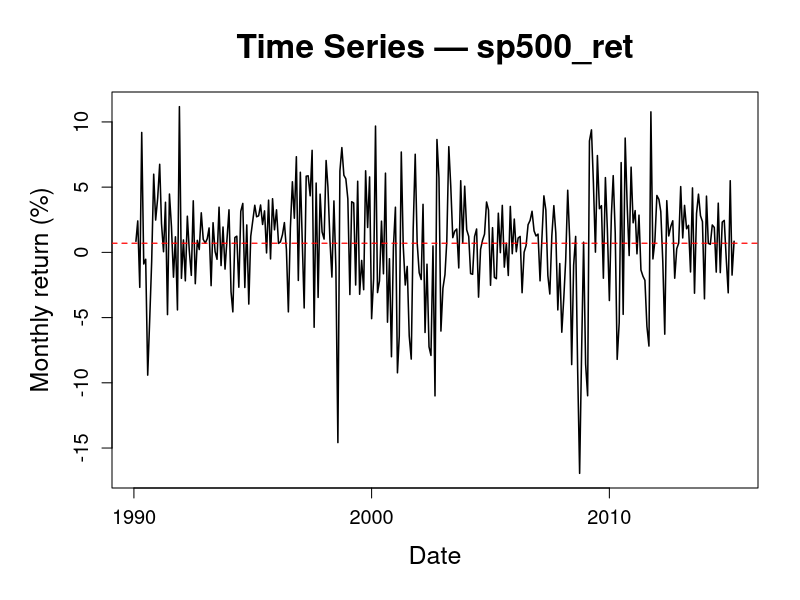
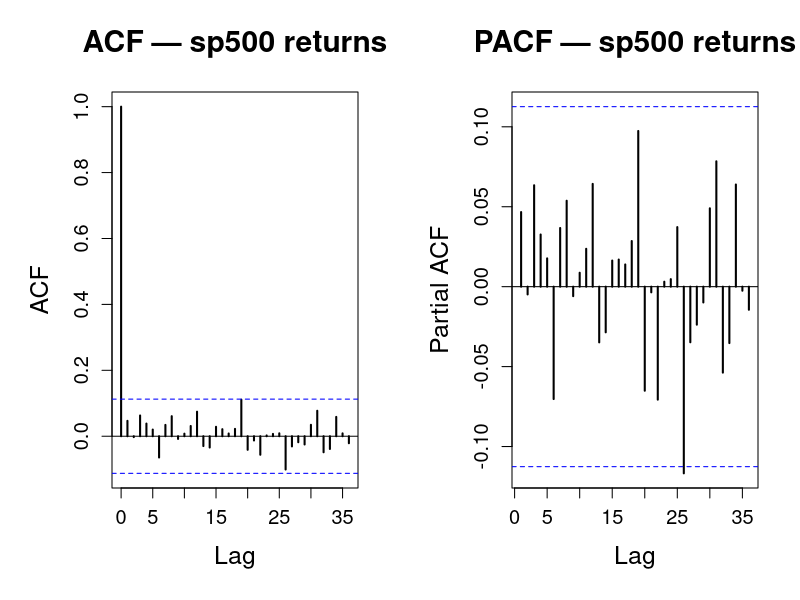
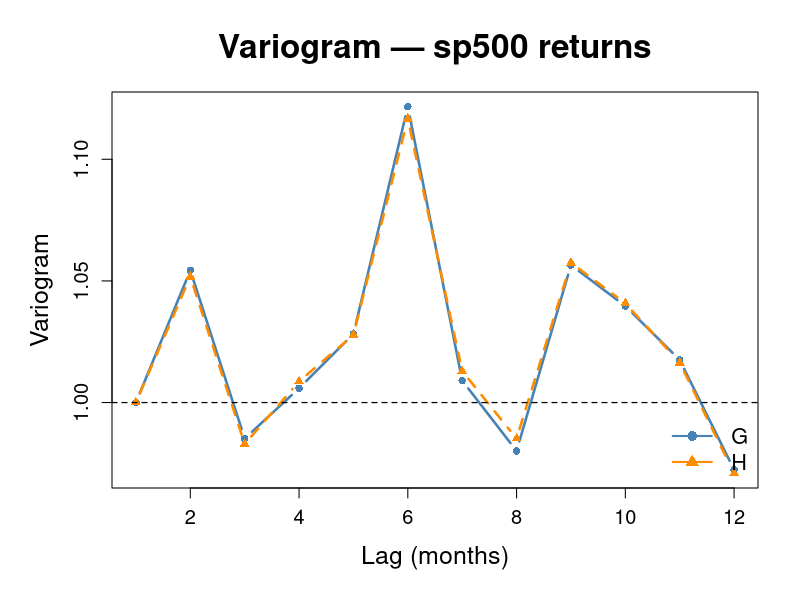

Write R code to recreate these figures, in order.
# Re-export cleaner S&P 500 report figures
# Save this as: scripts/reexport_figs.R

data <- read.csv("data/processed/cleanedData.csv")
data$observation_date <- as.Date(paste0(data$observation_date, "-01"))

train_end <- c(2015, 4)

data_ts <- ts(data$sp500_ret, start = c(1990, 2), frequency = 12)
train <- window(data_ts, start = c(1990, 2), end = train_end)
train_data <- data[1:length(train), ]

if (!dir.exists("figs/report")) {
  dir.create("figs/report", recursive = TRUE)
}

variogram <- function(y, lagmax = 12, iprint = FALSE) {
  G <- rep(1, lagmax)
  n <- length(y)
  if (lagmax > n) lagmax <- n - 2
  
  y1 <- y[-1]
  y2 <- y[-n]
  d1 <- y1 - y2
  denom <- var(d1)
  
  for (k in 2:lagmax) {
    y1 <- y[(k + 1):n]
    y2 <- y[1:(n - k)]
    dk <- y1 - y2
    G[k] <- var(dk) / denom
  }
  
  ac <- c(acf(y, plot = FALSE, lag.max = lagmax)$acf)
  H <- (1 - ac[-1]) / (1 - ac[2])
  
  if (iprint) print(cbind(G, H))
  list(G = G, H = H)
}

# -----------------------------
# Common style settings
# -----------------------------
main_cex <- 2.0
lab_cex  <- 1.5
axis_cex <- 1.2

sp500_x <- na.omit(train_data$sp500_ret)
sp500_dates <- train_data$observation_date[!is.na(train_data$sp500_ret)]

# -----------------------------
# 1) Time series plot
# -----------------------------
png("figs/report/sp500_tsplot.png", width = 2000, height = 1300, res = 220)

par(
  mar = c(5.5, 5.5, 4.5, 2) + 0.1,
  cex.main = main_cex,
  cex.lab = lab_cex,
  cex.axis = axis_cex
)

plot(
  sp500_dates, sp500_x,
  type = "l",
  lwd = 1.5,
  xlab = "Date",
  ylab = "Monthly return (%)",
  main = "Time Series — sp500_ret"
)

abline(h = mean(sp500_x), col = "red", lty = 2, lwd = 1.2)

dev.off()

# -----------------------------
# 2) ACF / PACF plot
# -----------------------------
png("figs/report/sp500_ret_acfpacf.png", width = 2400, height = 1200, res = 220)

par(
  mfrow = c(1, 2),
  mar = c(5.5, 5.5, 4.5, 2) + 0.1,
  cex.main = 1.8,
  cex.lab = lab_cex,
  cex.axis = axis_cex
)

acf(
  sp500_x,
  lag.max = 36,
  lwd = 2,
  xlab = "Lag",
  ylab = "ACF",
  main = "ACF — sp500 returns"
)

pacf(
  sp500_x,
  lag.max = 36,
  lwd = 2,
  xlab = "Lag",
  ylab = "Partial ACF",
  main = "PACF — sp500 returns"
)

dev.off()

# -----------------------------
# 3) Variogram plot
# -----------------------------
vg <- variogram(sp500_x, lagmax = 12)
lags <- 1:12

png("figs/report/sp500_ret_vario.png", width = 2200, height = 1300, res = 220)

par(
  mar = c(5.5, 5.5, 4.5, 2) + 0.1,
  cex.main = main_cex,
  cex.lab = lab_cex,
  cex.axis = axis_cex
)

matplot(
  lags, cbind(vg$G, vg$H),
  type = "b",
  pch = c(16, 17),
  col = c("steelblue", "darkorange"),
  lwd = 2.5,
  xlab = "Lag (months)",
  ylab = "Variogram",
  main = "Variogram — sp500 returns"
)

abline(h = 1, col = "black", lty = 2, lwd = 1.2)

legend(
  "bottomright",
  legend = c("G", "H"),
  col = c("steelblue", "darkorange"),
  pch = c(16, 17),
  lwd = 2,
  bty = "n",
  cex = 1.3
)

dev.off()

cat("Done. New figures saved in figs/report/\n")
